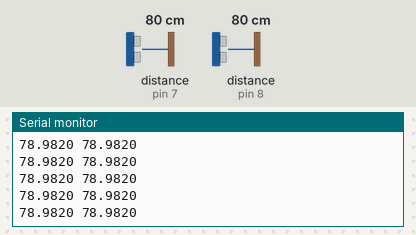
Recording of a sketch running on a simulated Arduino Uno, built with avr-gcc and run on an emulated ATmega328P. Parts: the last lines printed to the serial monitor. Wiring (inferred from the names in the program): 2 × ultrasonic range finder: trigger pin 9, echo pin 8 / trigger pin 10, echo pin 7. The test bench sets the inputs (shaded band); at power-on: distance to the obstacle (sensors on pin 7, pin 8) 80 cm. The echo pulse lasts 58.3 µs per cm.

Above: at 1.2 s.
1.3 s: distance to the obstacle (sensor on pin 7) set to 2 cm
At 1.34 s:
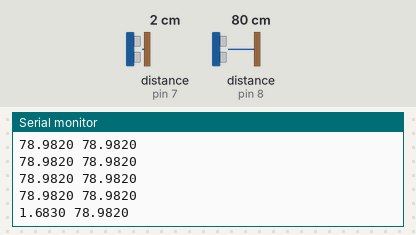
2.8 s: distance to the obstacle (sensor on pin 7) set to 60 cm
At 2.83 s:
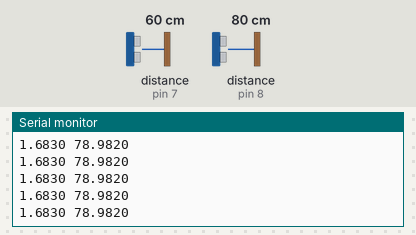
5.8 s: distance to the obstacle (sensor on pin 8) set to 2 cm
At 5.9 s:
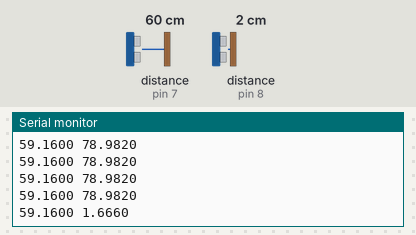
7.3 s: distance to the obstacle (sensor on pin 8) set to 4 cm
At 7.37 s:
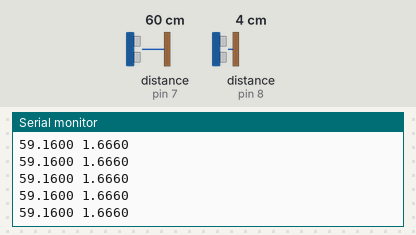
Timing chart, 0 to 9.8 s (numbered marks = the images above; inputs shaded):
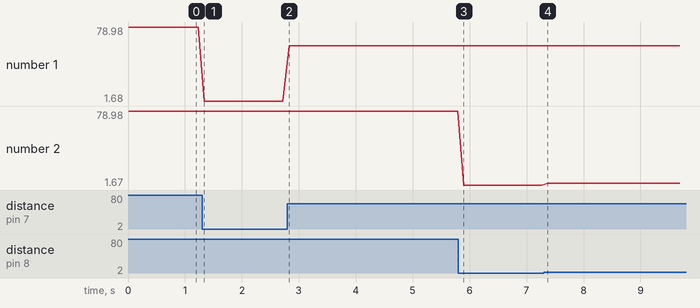

The sketch:

RemoteRunArduino.ino
```cpp
// #include <LedControl.h>

unsigned long last_time = 0;
#define TRIG_1 10 //TRIG 핀 설정 (초음파 보내는 핀)
#define ECHO_1 7 //ECHO 핀 설정 (초음파 받는 핀)
#define TRIG_2 9 //TRIG 핀 설정 (초음파 보내는 핀)
#define ECHO_2 8 //ECHO 핀 설정 (초음파 받는 핀)

// LedControl LEDMatrix = LedControl(4, 3, 5, 1);
// DIN - PIN 4번
// CS - PIN 5번
// CLK - PIN 3번

//byte led[16][8] = {
//  {
//    B00000000,
//    B00000000,
//    B00000000,
//    B00000000,
//    B00000000,
//    B00000000,
//    B00000000,
//    B00000000,
//  },
//  {
//    B10000000,
//    B00000000,
//    B00000000,
//    B00000000,
//    B00000000,
//    B00000000,
//    B00000000,
//    B00000000,
//  },
//  {
//    B01000000,
//    B10000000,
//    B00000000,
//    B00000000,
//    B00000000,
//    B00000000,
//    B00000000,
//    B00000000,
//  },
//  {
//    B00100000,
//    B01000000,
//    B10000000,
//    B00000000,
//    B00000000,
//    B00000000,
//    B00000000,
//    B00000000,
//  },
//  {
//    B00010000,
//    B00100000,
//    B01000000,
//    B10000000,
//    B00000000,
//    B00000000,
//    B00000000,
//    B00000000,
//  },
//  {
//    B00001000,
//    B00010000,
//    B00100000,
//    B01000000,
//    B10000000,
//    B00000000,
//    B00000000,
//    B00000000,
//  },
//  {
//    B00000100,
//    B00001000,
//    B00010000,
//    B00100000,
//    B01000000,
//    B10000000,
//    B00000000,
//    B00000000,
//  },
//  {
//    B00000010,
//    B00000100,
//    B00001000,
//    B00010000,
//    B00100000,
//    B01000000,
//    B10000000,
//    B00000000,
//  },
//  {
//    B00000001,
//    B00000010,
//    B00000100,
//    B00001000,
//    B00010000,
//    B00100000,
//    B01000000,
//    B10000000,
//  },
//  {
//    B00000000,
//    B00000001,
//    B00000010,
//    B00000100,
//    B00001000,
//    B00010000,
//    B00100000,
//    B01000000,
//  },
//  {
//    B00000000,
//    B00000000,
//    B00000001,
//    B00000010,
//    B00000100,
//    B00001000,
//    B00010000,
//    B00100000,
//  },
//  {
//    B00000000,
//    B00000000,
//    B00000000,
//    B00000001,
//    B00000010,
//    B00000100,
//    B00001000,
//    B00010000,
//  },
//  {
//    B00000000,
//    B00000000,
//    B00000000,
//    B00000000,
//    B00000001,
//    B00000010,
//    B00000100,
//    B00001000,
//  },
//  {
//    B00000000,
//    B00000000,
//    B00000000,
//    B00000000,
//    B00000000,
//    B00000001,
//    B00000010,
//    B00000100,
//  },
//  {
//    B00000000,
//    B00000000,
//    B00000000,
//    B00000000,
//    B00000000,
//    B00000000,
//    B00000001,
//    B00000010,
//  },
//  {
//    B00000000,
//    B00000000,
//    B00000000,
//    B00000000,
//    B00000000,
//    B00000000,
//    B00000000,
//    B00000001,
//  }
//};

void setup() {
  Serial.begin(9600);
  pinMode(TRIG_1, OUTPUT);
  pinMode(ECHO_1, INPUT);
  pinMode(TRIG_2, OUTPUT);
  pinMode(ECHO_2, INPUT);
//  LEDMatrix.shutdown(0, false);  // 절전모드로 (첫번째 모듈, 절전모드를 하지 않는다) 설정
//  LEDMatrix.setIntensity(0, 7);  // 밝기를 조절 (첫번째 모듈, 1~15까지 원하는 밝기) 설정
//  LEDMatrix.clearDisplay(0);     // LED를 초기화 설정 (첫번째 모듈)
}
void loop()
{

  double duration_1, duration_2;
  double distance_1, distance_2;

  digitalWrite(TRIG_1, LOW);
  delayMicroseconds(2);
  digitalWrite(TRIG_1, HIGH);
  delayMicroseconds(10);
  digitalWrite(TRIG_1, LOW);
  duration_1 = pulseIn (ECHO_1, HIGH);

  digitalWrite(TRIG_2, LOW);
  delayMicroseconds(2);
  digitalWrite(TRIG_2, HIGH);
  delayMicroseconds(10);
  digitalWrite(TRIG_2, LOW);
  duration_2 = pulseIn (ECHO_2, HIGH);
  //물체에 반사되어돌아온 초음파의 시간을 변수에 저장합니다.
  //34000*초음파가 물체로 부터 반사되어 돌아오는시간 /1000000 / 2(왕복값이아니라 편도값이기때문에 나누기2를 해줍니다.)

  //초음파센서의 거리값이 위 계산값과 동일하게 Cm로 환산되는 계산공식 입니다. 수식이 간단해지도록 적용했습니다.

  distance_1 = duration_1 * 17 / 1000.0;
  distance_2 = duration_2 * 17 / 1000.0;

  //Serial.println("Hello");
  String result = String(distance_1, 4) + " " + String(distance_2, 4);

  Serial.println(result);
  // setLED(distance_1 - distance_2);

  delay(100); //1초마다 측정값을 보여줍니다.
}

//void setLED(double dir) {
//  //-19.5 ~ 19.5
//  if (dir < -19.5) {
//    for (int j = 0; j < 8; j++) {
//      LEDMatrix.setRow(0, j, led[1][j]);
//    }
//  } else if (dir >= -19.5 && dir < -16.5) {
//    for (int j = 0; j < 8; j++) {
//      LEDMatrix.setRow(0, j, led[2][j]);
//    }
//  } else if (dir >= -16.5 && dir < -13.5) {
//    for (int j = 0; j < 8; j++) {
//      LEDMatrix.setRow(0, j, led[3][j]);
//    }
//  } else if (dir >= -13.5 && dir < -10.5) {
//    for (int j = 0; j < 8; j++) {
//      LEDMatrix.setRow(0, j, led[4][j]);
//    }
//  } else if (dir >= -10.5 && dir < -7.5) {
//    for (int j = 0; j < 8; j++) {
//      LEDMatrix.setRow(0, j, led[5][j]);
//    }
//  } else if (dir >= -7.5 && dir < -4.5) {
//    for (int j = 0; j < 8; j++) {
//      LEDMatrix.setRow(0, j, led[6][j]);
//    }
//  } else if (dir >= -4.5 && dir < -1.5) {
//    for (int j = 0; j < 8; j++) {
//      LEDMatrix.setRow(0, j, led[7][j]);
//    }
//  } else if (dir >= -1.5 && dir < 1.5) {
//    for (int j = 0; j < 8; j++) {
//      LEDMatrix.setRow(0, j, led[8][j]);
//    }
//  } else if (dir >= 1.5 && dir < 4.5) {
//    for (int j = 0; j < 8; j++) {
//      LEDMatrix.setRow(0, j, led[9][j]);
//    }
//  } else if (dir >= 4.5 && dir < 7.5) {
//    for (int j = 0; j < 8; j++) {
//      LEDMatrix.setRow(0, j, led[10][j]);
//    }
//  } else if (dir >= 7.5 && dir < 10.5) {
//    for (int j = 0; j < 8; j++) {
//      LEDMatrix.setRow(0, j, led[11][j]);
//    }
//  } else if (dir >= 10.5 && dir < 13.5) {
//    for (int j = 0; j < 8; j++) {
//      LEDMatrix.setRow(0, j, led[12][j]);
//    }
//  } else if (dir >= 13.5 && dir < 16.5) {
//    for (int j = 0; j < 8; j++) {
//      LEDMatrix.setRow(0, j, led[13][j]);
//    }
//  } else if (dir >= 16.5 && dir < 19.5) {
//    for (int j = 0; j < 8; j++) {
//      LEDMatrix.setRow(0, j, led[14][j]);
//    }
//  } else {
//    for (int j = 0; j < 8; j++) {
//      LEDMatrix.setRow(0, j, led[15][j]);
//    }
//  }
//}
```

Measured:
- after the input at 1.3 s, the serial monitor: prints a new line at once (image 1)
- after the input at 5.8 s, the serial monitor: prints a new line after 0.10 s (image 3)
- plotted number 1: 78.98 → 1.68 after the input at 1.3 s, 1.68 → 59.16 after the input at 2.8 s
- plotted number 2: 78.98 → 1.67 after the input at 5.8 s, 1.67 → 3.65 after the input at 7.3 s
